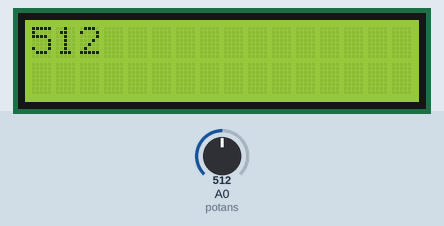
Simulated run of this sketch. Board: Arduino Uno, built with avr-gcc and run on an emulated ATmega328P. On the bench: 16×2 character LCD. The inputs (shaded band) are chosen by the test bench; at power-on: A0 (potans) = 512. What the sketch prints to the serial monitor is not drawn.

Above: at 1.27 s.
1.3 s: A0 (potans) set to 716
At 1.43 s:
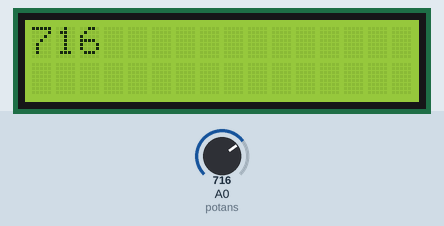
2.9 s: A0 (potans) set to 900
At 3.16 s:
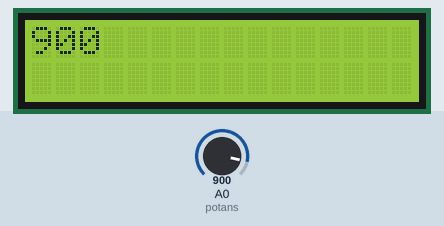
4.6 s: A0 (potans) set to 1023
At 4.73 s:
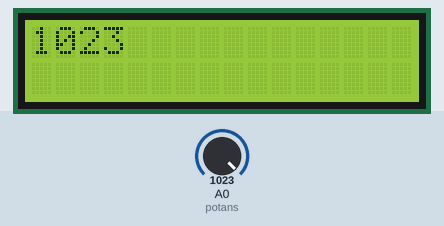

The sketch:

sketch_nov21a.ino
```cpp
#include <Wire.h>
#include <LiquidCrystal_I2C.h>
 #define potans A0
 int deger = 0;
LiquidCrystal_I2C lcd(0x27, 16, 2);


void setup()
{
    Serial.begin(9600);
lcd.init();
lcd.backlight();
}

void loop()
{
  deger = analogRead(potans);
  Serial.println(deger);
  delay(100);
  lcd.setCursor(0,0);
  lcd.print(deger);
  delay(50);
  lcd.clear();

}
```

Measured:
- after the input at 1.3 s, the display: first differs from a run without the input after 0.12 s (image 1)
- after the input at 2.9 s, the display: first differs from a run without the input after 0.25 s (image 2)
- after the input at 4.6 s, the display: first differs from a run without the input after 0.12 s (image 3)
